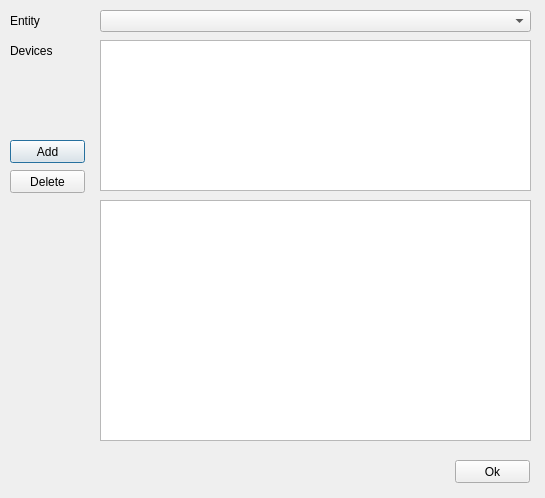
<?xml version="1.0" encoding="UTF-8"?>
<ui version="4.0">
 <class>ShowDevicesDialog</class>
 <widget class="QDialog" name="ShowDevicesDialog">
  <property name="geometry">
   <rect>
    <x>0</x>
    <y>0</y>
    <width>545</width>
    <height>498</height>
   </rect>
  </property>
  <property name="minimumSize">
   <size>
    <width>545</width>
    <height>498</height>
   </size>
  </property>
  <property name="maximumSize">
   <size>
    <width>545</width>
    <height>498</height>
   </size>
  </property>
  <property name="windowTitle">
   <string>Devices</string>
  </property>
  <widget class="QLabel" name="label">
   <property name="geometry">
    <rect>
     <x>10</x>
     <y>10</y>
     <width>81</width>
     <height>21</height>
    </rect>
   </property>
   <property name="text">
    <string>Entity</string>
   </property>
  </widget>
  <widget class="QComboBox" name="combo_box_entities">
   <property name="geometry">
    <rect>
     <x>100</x>
     <y>10</y>
     <width>431</width>
     <height>22</height>
    </rect>
   </property>
  </widget>
  <widget class="QLabel" name="label_2">
   <property name="geometry">
    <rect>
     <x>10</x>
     <y>40</y>
     <width>81</width>
     <height>21</height>
    </rect>
   </property>
   <property name="text">
    <string>Devices</string>
   </property>
  </widget>
  <widget class="QListWidget" name="list_widget_devices">
   <property name="geometry">
    <rect>
     <x>100</x>
     <y>40</y>
     <width>431</width>
     <height>151</height>
    </rect>
   </property>
  </widget>
  <widget class="QTextEdit" name="text_edit_device_properties">
   <property name="geometry">
    <rect>
     <x>100</x>
     <y>200</y>
     <width>431</width>
     <height>241</height>
    </rect>
   </property>
   <property name="font">
    <font>
     <family>Cascadia Mono</family>
    </font>
   </property>
   <property name="lineWrapMode">
    <enum>QTextEdit::NoWrap</enum>
   </property>
   <property name="readOnly">
    <bool>true</bool>
   </property>
  </widget>
  <widget class="QPushButton" name="button_add_device">
   <property name="geometry">
    <rect>
     <x>10</x>
     <y>140</y>
     <width>75</width>
     <height>23</height>
    </rect>
   </property>
   <property name="text">
    <string>Add</string>
   </property>
  </widget>
  <widget class="QPushButton" name="button_ok">
   <property name="geometry">
    <rect>
     <x>455</x>
     <y>460</y>
     <width>75</width>
     <height>23</height>
    </rect>
   </property>
   <property name="text">
    <string>Ok</string>
   </property>
  </widget>
  <widget class="QPushButton" name="button_delete_device">
   <property name="geometry">
    <rect>
     <x>10</x>
     <y>170</y>
     <width>75</width>
     <height>23</height>
    </rect>
   </property>
   <property name="text">
    <string>Delete</string>
   </property>
  </widget>
 </widget>
 <resources/>
 <connections/>
</ui>
